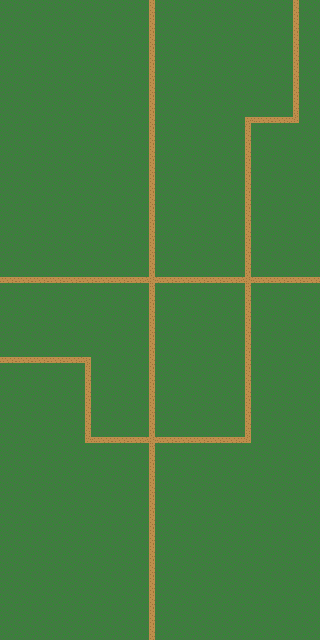

Below is a game level as drawn by its tile map, then a one-line description and the .tmx that defines it (tile-layer data replaced by summaries):
An orthogonal 20x40 tile map with 16x16 px tiles, 2 tile layers (grass, roads) and 4 objects (pokemon_spawner, trainer, pokedex, pokedex_button).

<map version="1.0" orientation="orthogonal" width="20" height="40" tilewidth="16" tileheight="16">
 <tileset firstgid="1" name="map_tileset" tilewidth="16" tileheight="16">
  <image source="../images/open_tileset.png" width="160" height="180" />
 </tileset>
 <layer name="grass" width="20" height="40">
  <data>[800 cells, 800 non-empty, 1 distinct tile ids]</data>
 </layer>
 <layer name="roads" width="20" height="40">
  <data>[800 cells, 108 non-empty, 7 distinct tile ids]</data>
 </layer>
 <objectgroup name="objects" width="20" height="40">
  <object name="spawner1" type="pokemon_spawner" gid="71" x="48" y="80">
   <properties>
    <property name="group" value="spawners" />
    <property name="spawn_range" value="30" />
    <property name="spawn_time_max" value="10" />
    <property name="spawn_time_min" value="5" />
   </properties>
  </object>
  <object name="trainer" type="trainer" x="16" y="32" width="16" height="16">
   <properties>
    <property name="group" value="trainers" />
    <property name="texture" value="trainer_spritesheet" />
    <property name="walking_speed" value="25" />
   </properties>
  </object>
  <object name="pokedex" type="pokedex" x="144" y="304" width="16" height="16">
   <properties>
    <property name="group" value="hud" />
    <property name="texture" value="pokedex_image" />
   </properties>
  </object>
  <object name="pokedex_button" type="pokedex_button" x="144" y="576" width="16" height="16">
   <properties>
    <property name="callback" value="show_pokedex" />
    <property name="group" value="buttons" />
    <property name="texture" value="pokeball_image" />
   </properties>
  </object>
 </objectgroup>
</map>
